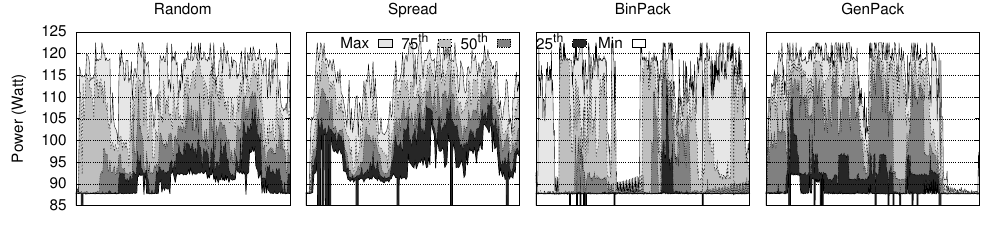

Here is the gnuplot script that generated this plot:
set term postscript monochrome eps enhanced 22
set output "energy.eps"
load "../styles.inc"

# 1x4 graphs
NX=4
NY=1
# Size of graphs
SX=0.45
SY=0.5
# Margins
MX=0.1
MY=0.05
# Space between graphs
IX=0.01
IY=0.0
# Space for legends
LX=0.05
LY=0.00

set size 2,0.66

set lmargin MX
set rmargin MX+1

set tmargin MY
set bmargin MY # +0.1

set multiplot

set origin MX+LX+0*(IX+SX),MY+0*(IY+SY)+LY+0.02
set size SX,SY

set grid x y front
set ylabel "Power (Watt)" offset 0.5,0
set yrange [85:125]
unset xtics
set key horizontal samplen 1 outside 
set title "Random"

plot \
  	'data/power_percentiles_random.txt' every 20 using 1:($6/1000) with filledcurves x1 ls 2001 fillstyle solid 0.1  notitle "Max",\
	'data/power_percentiles_random.txt' every 20 using 1:($5/1000) with filledcurves x1 ls 2001 fillstyle solid 0.25 notitle "75^{th}",\
	'data/power_percentiles_random.txt' every 20 using 1:($4/1000) with filledcurves x1 ls 2001 fillstyle solid 0.5  notitle "50^{th}",\
	'data/power_percentiles_random.txt' every 20 using 1:($3/1000) with filledcurves x1 ls 2001 fillstyle solid 0.85 notitle "25^{th}",\
	'data/power_percentiles_random.txt' every 20 using 1:($2/1000) with filledcurves x1 ls 2001 fillstyle solid 0.0  notitle "Min"

set origin MX+LX+1*(IX+SX),MY+0*(IY+SY)+LY+0.02
set size SX,SY
unset ylabel
set title "Spread"
set key horizontal samplen 1 outside
set ytics ("" 85,"" 90,"" 95,"" 100,"" 105, "" 110, "" 115,"" 120)
plot \
  	'data/power_percentiles_spread.txt' every 20 using 1:($6/1000) with filledcurves x1 ls 2001 fillstyle solid 0.1  title "Max",\
	'data/power_percentiles_spread.txt' every 20 using 1:($5/1000) with filledcurves x1 ls 2001 fillstyle solid 0.25 title "75^{th}",\
	'data/power_percentiles_spread.txt' every 20 using 1:($4/1000) with filledcurves x1 ls 2001 fillstyle solid 0.5  title "50^{th}",\
	'data/power_percentiles_spread.txt' every 20 using 1:($3/1000) with filledcurves x1 ls 2001 fillstyle solid 0.85 notitle "25^{th}",\
	'data/power_percentiles_spread.txt' every 20 using 1:($2/1000) with filledcurves x1 ls 2001 fillstyle solid 0.0  notitle "Min"


set origin MX+LX+2*(IX+SX),MY+0*(IY+SY)+LY+0.02
set size SX,SY
set title "BinPack"
set key horizontal samplen 1 outside left 
plot \
  	'data/power_percentiles_binpack.txt' every 20 using 1:($6/1000) with filledcurves x1 ls 2001 fillstyle solid 0.1  notitle "Max",\
	'data/power_percentiles_binpack.txt' every 20 using 1:($5/1000) with filledcurves x1 ls 2001 fillstyle solid 0.25 notitle "75^{th}",\
	'data/power_percentiles_binpack.txt' every 20 using 1:($4/1000) with filledcurves x1 ls 2001 fillstyle solid 0.5  notitle "50^{th}",\
	'data/power_percentiles_binpack.txt' every 20 using 1:($3/1000) with filledcurves x1 ls 2001 fillstyle solid 0.85 title "25^{th}",\
	'data/power_percentiles_binpack.txt' every 20 using 1:($2/1000) with filledcurves x1 ls 2001 fillstyle solid 0.0  title "Min"
	 		                  

set origin MX+LX+3*(IX+SX),MY+0*(IY+SY)+LY+0.02
set size SX,SY
set title "GenPack"
plot \
  	'data/power_percentiles_genpack.txt' every 20 using 1:($6/1000) with filledcurves x1 ls 2001 fillstyle solid 0.1  notitle "Max",\
	'data/power_percentiles_genpack.txt' every 20 using 1:($5/1000) with filledcurves x1 ls 2001 fillstyle solid 0.25 notitle "75^{th}",\
	'data/power_percentiles_genpack.txt' every 20 using 1:($4/1000) with filledcurves x1 ls 2001 fillstyle solid 0.5  notitle "50^{th}",\
	'data/power_percentiles_genpack.txt' every 20 using 1:($3/1000) with filledcurves x1 ls 2001 fillstyle solid 0.85 notitle "25^{th}",\
	'data/power_percentiles_genpack.txt' every 20 using 1:($2/1000) with filledcurves x1 ls 2001 fillstyle solid 0.0  notitle "Min"
 		                  

		 		                  
!epstopdf "energy.eps"
!rm "energy.eps"
quit